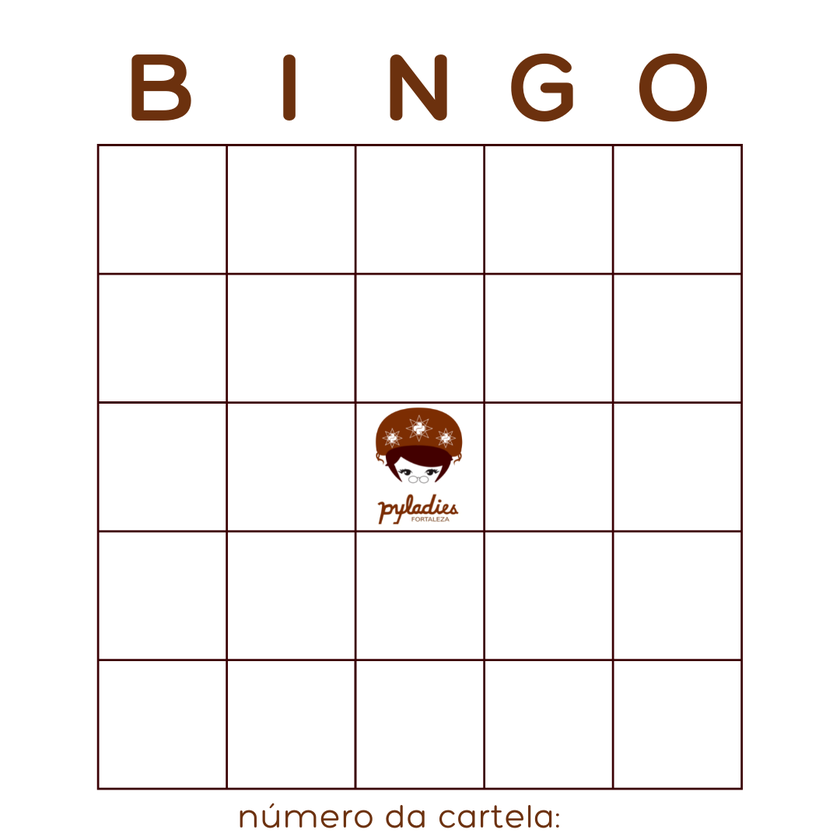
#> input picture assets/cartela.png, 840 x 840 px, shrunk from 1080 x 1080 before the run
$ python 02_escrever_texto_na_cartela.py
#> lines starting #> are read from the running program, lines starting #| are printed output that depends on the picture
import random
from PIL import ImageFont, ImageDraw, Image


fonte = ImageFont.truetype("assets/Dunkin.otf", 80)


def selecionar_numeros():
    return [
        random.sample(range(1, 16), 5),
        random.sample(range(16, 31), 5),
        random.sample(range(31, 46), 4),
        random.sample(range(46, 61), 5),
        random.sample(range(61, 76), 5),
    ]


def desenhar_numeros(numeros_cartela):
    cartela = Image.open("assets/cartela.png")
#> cartela is the input picture: PIL image 840x840 RGBA; mean R, G, B, A 246.8, 244.1, 243.4, 255
    desenho = ImageDraw.Draw(cartela)

    desenho.text((0, 0), "meu texto", font=fonte, fill=(0, 0, 0, 255))

    cartela.save(f"assets/cartelas_geradas/cartela_resultante.png")
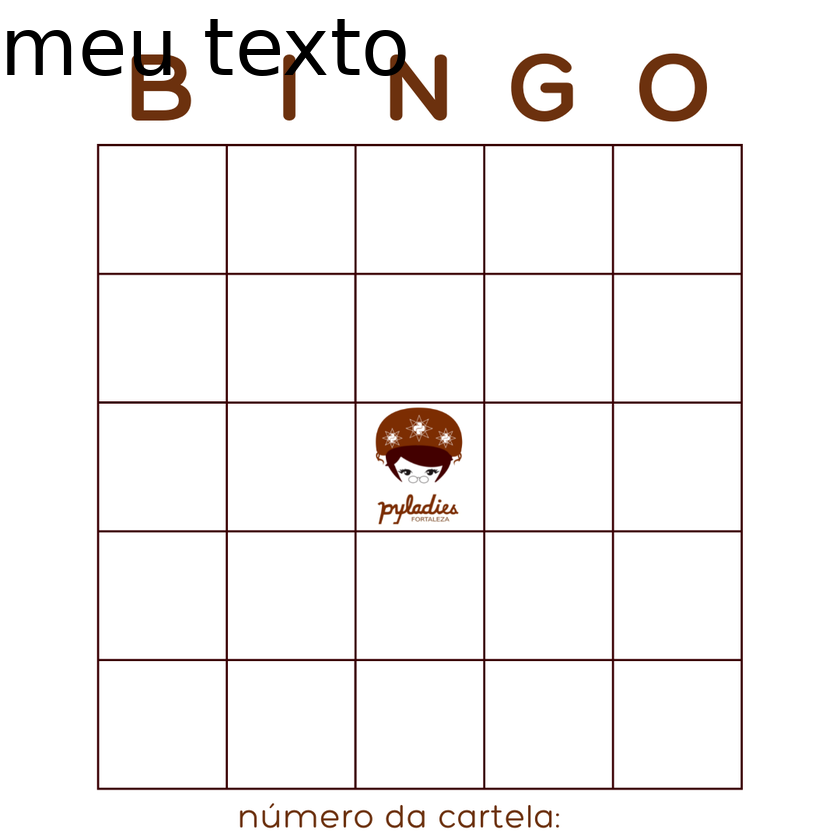
#> saved as cartela_resultante.png: PIL image 840x840 RGBA; mean R, G, B, A 244.6, 241.9, 241.2, 255


numeros_cartela = selecionar_numeros()
desenhar_numeros(numeros_cartela)
